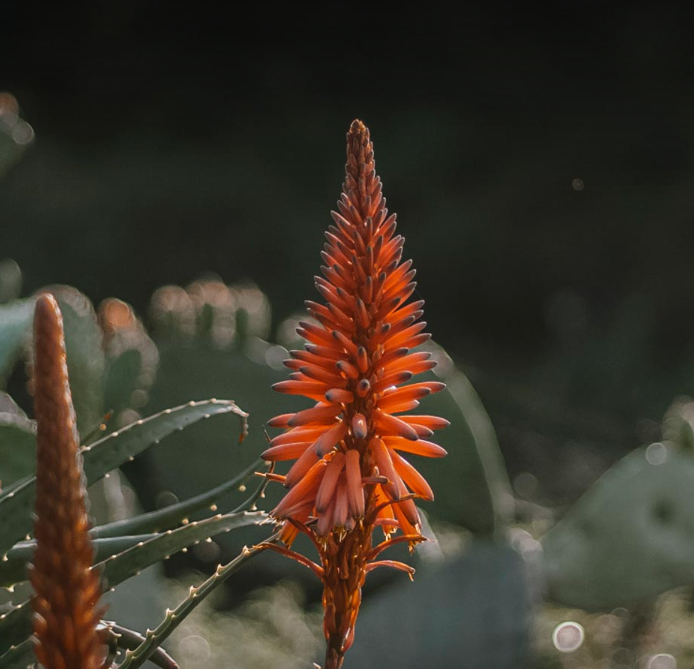
#> input picture image.png, 694 x 669 px
$ python roi.py
#> lines starting #> are read from the running program, lines starting #| are printed output that depends on the picture; after the words box and inside, x2 and y2 are one past the last pixel; in counts of white or black regions, pixels touching at a corner belong together
import cv2
import numpy as np

img = cv2.imread('image.png')
#> img is the input picture: shape (669, 694, 3); mean B, G, R 41.5, 52.7, 60.1
newimg = cv2.imread('new_iamge.png')

print(img.shape)
#| (669, 694, 3)

flower = img[100:500 , 300:370]
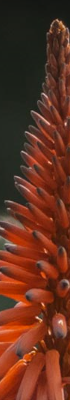
#> flower: shape (400, 70, 3); mean B, G, R 31.7, 49.6, 100.8

img[50:450, 60:130] = flower
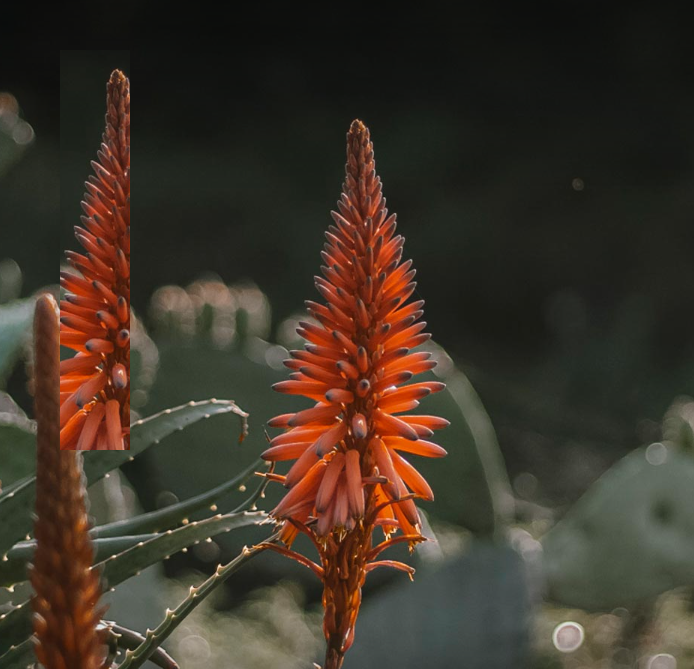
#> img: shape (669, 694, 3); 6.03% of pixels changed, all inside (x1, y1, x2, y2) = (60, 50, 130, 450)
constant = cv2.copyMakeBorder(img,50,50,50,50,cv2.BORDER_REPLICATE)
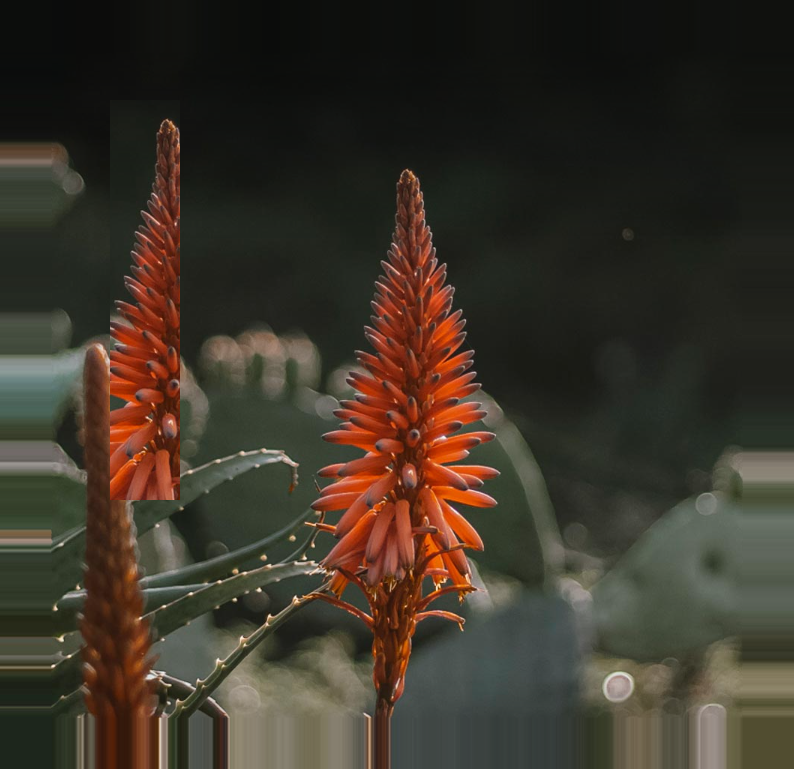
#> constant: shape (769, 794, 3); mean B, G, R 41.4, 52.5, 60.3
#> (the run stopped early here; a loop or call above may not have finished)
